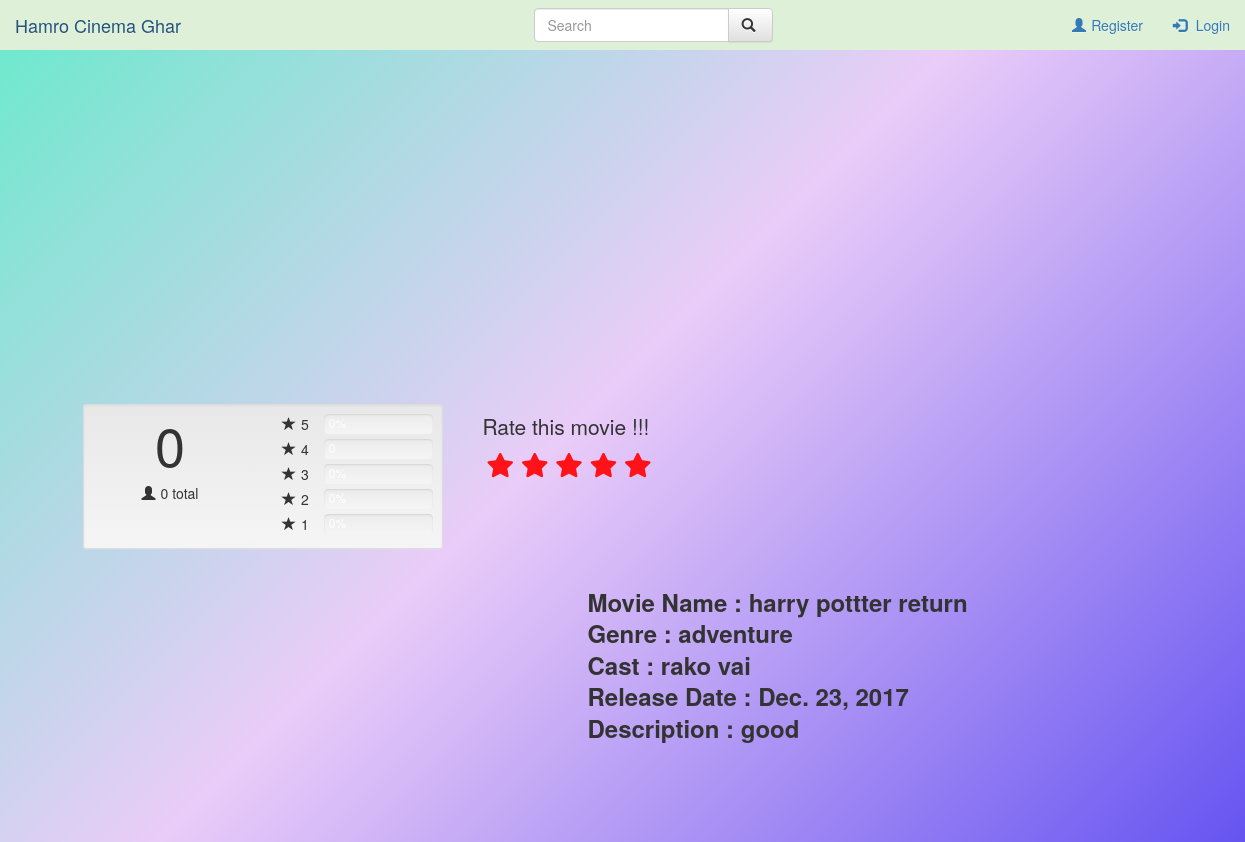
Page /movie/harry-pottter-return/ on the earlier database version.
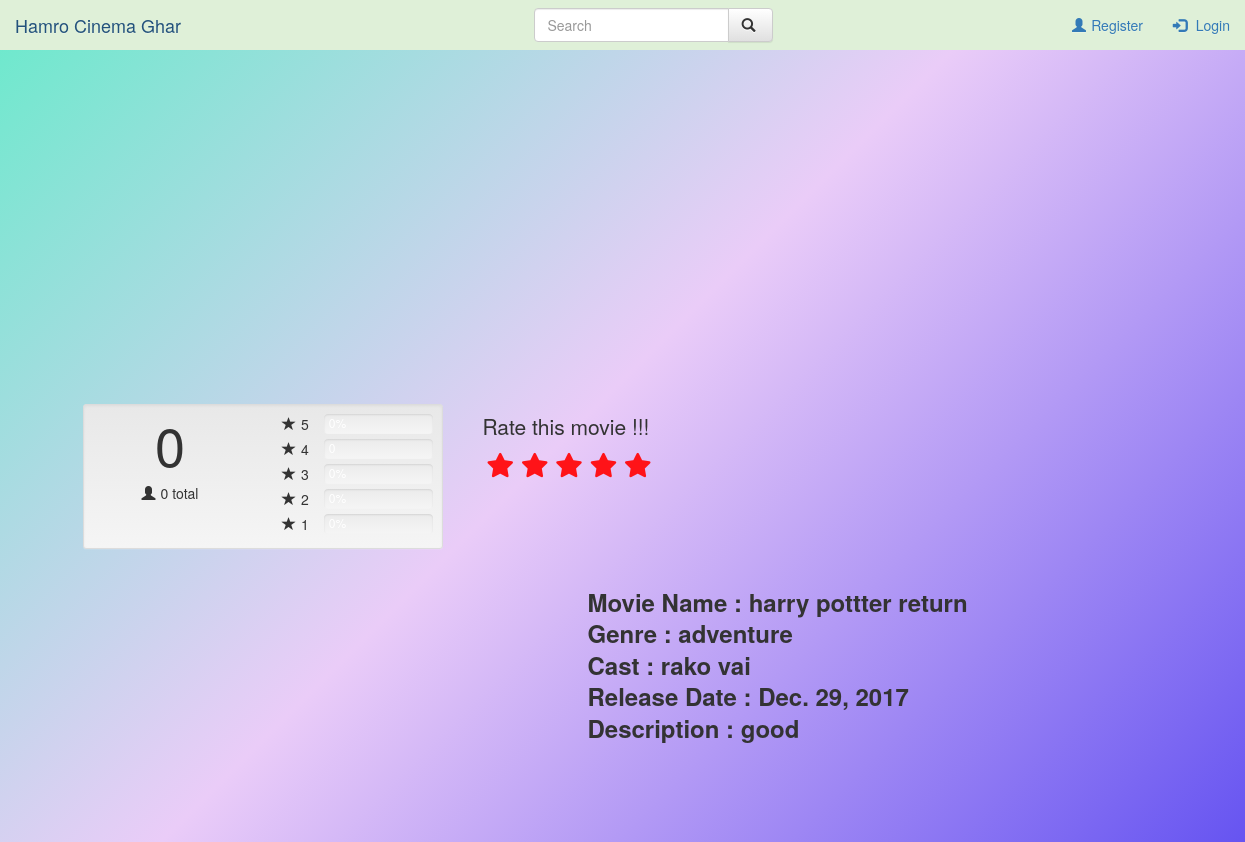
Same page on the later database version.
### qfxcinema/models.py (models this page shows, shortened)
class Movie(models.Model):
    name = models.CharField(max_length=40)
    genre = models.ForeignKey(Genre, on_delete=models.DO_NOTHING)
    release_date = models.DateField(auto_now_add=False)
    description = models.TextField()
    director = models.CharField(max_length=30)
    cast = models.CharField(max_length=200)
    poster = models.ImageField(upload_to='posters', null=True)
    youtube_link = models.TextField(blank=True, null=True)
    slug = models.SlugField(blank=True, unique=True)
    def star_percentage(self, slug, rating):
        movie_object = Movie.objects.get(slug=slug)
        rated_movie_list = movie_object.ratedmovie.all()
        total_voters = rated_movie_list.count()
        if total_voters != 0:
            filtered_rating = rated_movie_list.filter(rating=rating).count()
            rating_percentage = (filtered_rating / total_voters) * 100
            return rating_percentage
        else:
            rating_percentage = 0
            return rating_percentage
    @property
    def total_voters(self):
        movie_object = Movie.objects.get(slug=self.slug)
        rated_movie_list = movie_object.ratedmovie.all()
        total_voters = rated_movie_list.count()
        return total_voters
    @property
    def one_star_percentage(self):
        return self.star_percentage(slug=self.slug, rating=1)
    @property
    def two_star_percentage(self):
        return self.star_percentage(slug=self.slug, rating=2)
    @property
    def three_star_percentage(self):
        return self.star_percentage(slug=self.slug, rating=3)
    @property
    def four_star_percentage(self):
        return self.star_percentage(slug=self.slug, rating=4)
    @property
    def five_star_percentage(self):
        return self.star_percentage(slug=self.slug, rating=5)
    @property
    def get_rating(self):
        movie_object = Movie.objects.get(slug=self.slug)
        rated_movie_list = movie_object.ratedmovie.all()
        total_voters = rated_movie_list.count()
        total_movie_rating = 0
        if total_voters != 0:
            for rating in range(1, 6):
                total_movie_rating += (rated_movie_list.filter(rating=rating).count()) * rating
            movie_rating = total_movie_rating / total_voters
            return movie_rating
        else:
            movie_rating = 0
            return movie_rating

class Genre(models.Model):
    name = models.CharField(max_length=30)
    def __str__(self):
        return self.name

### qfxcinema/views.py (the view)
# urls.py: path('<slug:slug>/', MovieDetailView.as_view(), name='movie-detail'),
class MovieDetailView(DetailView):
    model = Movie
    template_name = 'qfxcinema/detail.html'
    context_object_name = 'Movie'

### qfxcinema/templates/qfxcinema/detail.html (shortened to what this page needs)
{% extends 'base.html' %}
{% block body %}
<div class="container form-group">
    <form class="from-group">
			<span class="col-sm-2"></span>
			<object style=" width: 400px;height: 300px;" class="pull-center">{{ Movie.youtube_link|safe  }}</object>
            <br><br>
            <span class="col-xs-5">
			<div class="container" height="auto">
				<div class="row">
					<div class="col-xs-6 col-sm-4">
						<div class="well well-sm">
							<div class="row">
								<div class="col-xs-12 col-md-6 text-center">
									<h1 class="rating-num">
									{{ Movie.get_rating|floatformat }}</h1>
									<div>
										<span class="glyphicon glyphicon-user"></span>{{ Movie.total_voters }} total
									</div>
								</div>
								<div class="col-xs-12 col-md-6">
									<div class="row rating-desc">
										<div class="col-xs-3 col-md-3 text-right">
											<span class="glyphicon glyphicon-star"></span>5
										</div>
										<div class="col-xs-8 col-md-9">
											<div class="progress progress-striped">
										</div>
									</div>
									<div class="col-xs-3 col-md-3 text-right">
										<span class="glyphicon glyphicon-star"></span>4
									</div>
									<div class="col-xs-8 col-md-9">
										<div class="progress">
									</div>
								</div>
								<div class="col-xs-3 col-md-3 text-right">
									<span class="glyphicon glyphicon-star"></span>3
								</div>
								<div class="col-xs-8 col-md-9">
									<div class="progress">
								</div>
							</div>
							<div class="col-xs-3 col-md-3 text-right">
								<span class="glyphicon glyphicon-star"></span>2
							</div>
							<div class="col-xs-8 col-md-9">
								<div class="progress">
							</div>
						</div>
						<div class="col-xs-3 col-md-3 text-right">
							<span class="glyphicon glyphicon-star"></span>1
						</div>
						<div class="col-xs-8 col-md-9">
							<div class="progress">
						</div>
					</div>
				</div>
			</div>
		</div>
	</span>
</div>
          <div class=" container pull-center">
           <span class="col-sm-5"></span>
            <span class="col-lg-5">
                <h3>
                    <label>Movie Name     : {{ Movie.name }}</label><br>
				    <label>Genre          : {{ Movie.genre }}</label><br>
                    <label>Cast           : {{ Movie.cast }}</label><br>
                    <label>Release Date   : {{ Movie.release_date }}</label><br>
                    <label>Description    : {{ Movie.description }}</label>
                <br>
		<br>
        </span>
        </div>
    <div class="container">
	<div>
			<span class="col-sm-5"> </span>
			<span class="col-md-5">
					<strong class="pull-center">
                        <h1 id="before_click">Rate this movie !!!</h1>
						<form method="Post">{% csrf_token %}
							<h1>
								<fieldset class="rating">
									<input type="radio" id="star5" name="star" value="5" /><label class = "full" for="star5" title="yo ho ni film vaneko - 5 stars"></label>
									<input type="radio" id="star4" name="rating" value="4" /><label class = "full" for="star4" title="dammi nai raicha - 4 stars"></label>
									<input type="radio" id="star3" name="rating" value="3" /><label class = "full" for="star3" title="ramro nai ho - 3 stars"></label>
									<input type="radio" id="star2" name="rating" value="2" /><label class = "full" for="star2" title="thik thekai raicha - 2 stars"></label>
									<input type="radio" id="star1" name="rating" value="1" /><label class = "full" for="star1" title="bekar ko film - 1 star"></label>
								</fieldset>
							</h1>
						</form>
			</strong>
			</span>
	</div>
</div>
<span class="col-sm-3"></span>
<br><br>
{% endblock%}

Differences in the rows shown:
changed Movie "harry pottter return": release_date "Dec. 23, 2017" → "Dec. 29, 2017"
